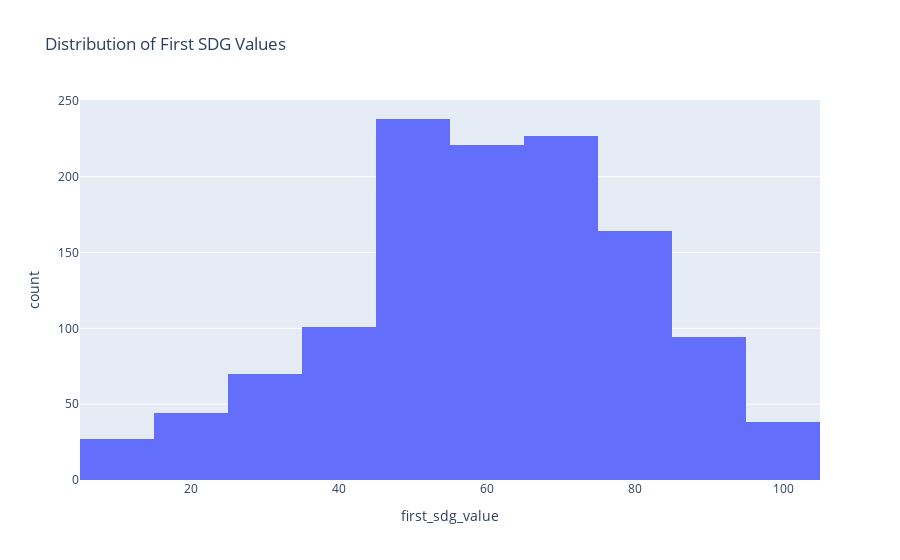

The code cell stored with this chart in its notebook:
### Markdown cell above
#### II. Numerical Variables:

we need to understand the central tendency and spread of the variable (Descriptive Analysis) using:
   - Box plot
   - Histogram

### Code cell
# Histogram for 'first_sdg_value'
fig_histogram = px.histogram(df, x='first_sdg_value', nbins=10,
                             title='Distribution of First SDG Values')
fig_histogram.show()

# Scatter Plot to examine the relationship between 'first_sdg_value' and 'score'
fig_scatter = px.scatter(df.head(500), x='first_sdg_value', y='score',
                         title='Relationship between First SDG Value and Score',
                         labels={'first_sdg_value': 'First SDG Value', 'score': 'Score'})
fig_scatter.show()

print("Here we can see the effect of duplicated scores on the relations")

# Box Plot for SDG values
fig_box = px.box(df, y=['first_sdg_value', 'second_sdg_value', 'third_sdg_value', 'fourth_sdg_value'],
                 title='Distribution of SDG Values across Categories')
fig_box.show()

print("Also, here we can see the effect of duplicated fourth_value on the relations")

### Figure 1 — Plotly figure (JSON) as saved in the notebook; plotly's stock layout.template omitted (floating-point values rounded to 4 significant figures; data arrays with more than 128 entries replaced by an {"elided": "..."} marker saying what was removed)
{"data": [{"alignmentgroup": "True", "bingroup": "x", "hovertemplate": "first_sdg_value=%{x}<br>count=%{y}<extra></extra>", "legendgroup": "", "marker": {"color": "#636efa", "pattern": {"shape": ""}}, "name": "", "nbinsx": 10, "offsetgroup": "", "orientation": "v", "showlegend": false, "type": "histogram", "x": {"elided": "1224 float values"}, "xaxis": "x", "yaxis": "y"}], "layout": {"barmode": "relative", "legend": {"tracegroupgap": 0}, "title": {"text": "Distribution of First SDG Values"}, "xaxis": {"anchor": "y", "domain": [0, 1], "title": {"text": "first_sdg_value"}}, "yaxis": {"anchor": "x", "domain": [0, 1], "title": {"text": "count"}}}}
